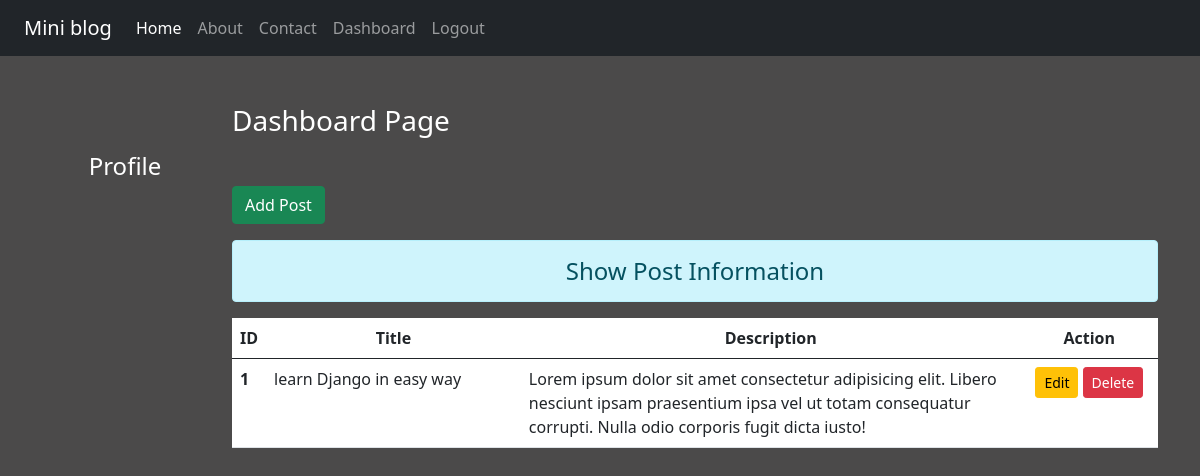
Page /dashboard/ (signed in) on the earlier database version.
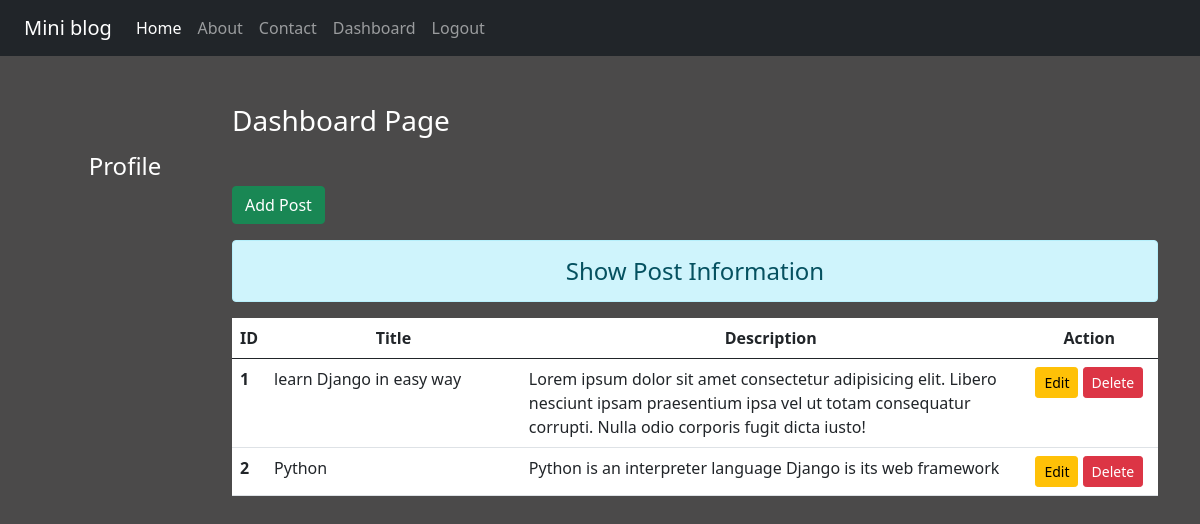
Same page on the later database version.
### blog/models.py (models this page shows)
class Post(models.Model):
    title = models.CharField(max_length=150)
    desc = models.TextField()

### blog/views.py (the view)
# urls.py: path('dashboard/', views.dashboard, name='dashboard'),
def dashboard(request):
    if request.user.is_authenticated:
        posts = Post.objects.all()
        user = request.user
        full_name = user.get_full_name()
        gps = user.groups.all()
        return render(request, 'blog/dashboard.html',{'posts':posts, 'full_name':full_name, 'groups':gps})
    else:
        return HttpResponseRedirect('/login/')

### blog/templates/blog/dashboard.html (shortened to what this page needs)
{% extends 'blog/base.html' %}
{% load static %}
{% block side %}
    <div class="col-sm-2 text-white my-5 text-center">
        <h4 class="my-5">Profile</h4>
        </div>
{% endblock side %}
{% block content %}
    <div class="col-sm-10">
        <h3 class="text-white my-5">Dashboard Page</h3>
        <a href="{% url 'addpost' %}" class="btn btn-success  ">Add Post</a>
        <h4 class="text-center alert alert-info mt-3">Show Post Information</h4>
        {% if posts %}
            <table class="table table-hover bg-white">
                <thead>
                    <tr class="text-center">
                        <th scope="col" style="width:2%">ID</th>
                        <th scope="col" style="width:28%">Title</th>
                        <th scope="col" style="width:55%">Description</th>
                        <th scope="col" style="width:15%">Action</th>
                    </tr>
                </thead>
                <tbody>
                    {% for post in posts %}
                        <tr>
                            <th scope="row">{{post.id}}</th>
                            <td>{{post.title}}</td>
                            <td>{{post.desc}}</td>
                            <td class="text-center">
                                <a href="{% url 'updatepost' post.id %}" class="btn btn-warning btn-sm">Edit</a>
                                {% if perms.blog.delete_post %}
                                <form action="{% url 'deletepost' post.id %}" method="post" class="d-inline">
                                    <input type="submit" value="Delete" class=" btn btn-danger btn-sm">
                                </form>
                                {% endif %}
                            </td>
                        </tr>
                    {% endfor %}
                </tbody>
            </table>
        {% endif %}
    </div>
{% endblock content %}

Differences in the rows shown:
added Post: id "2", title "Python", desc "Python is an interpreter language Django is its web framework"
